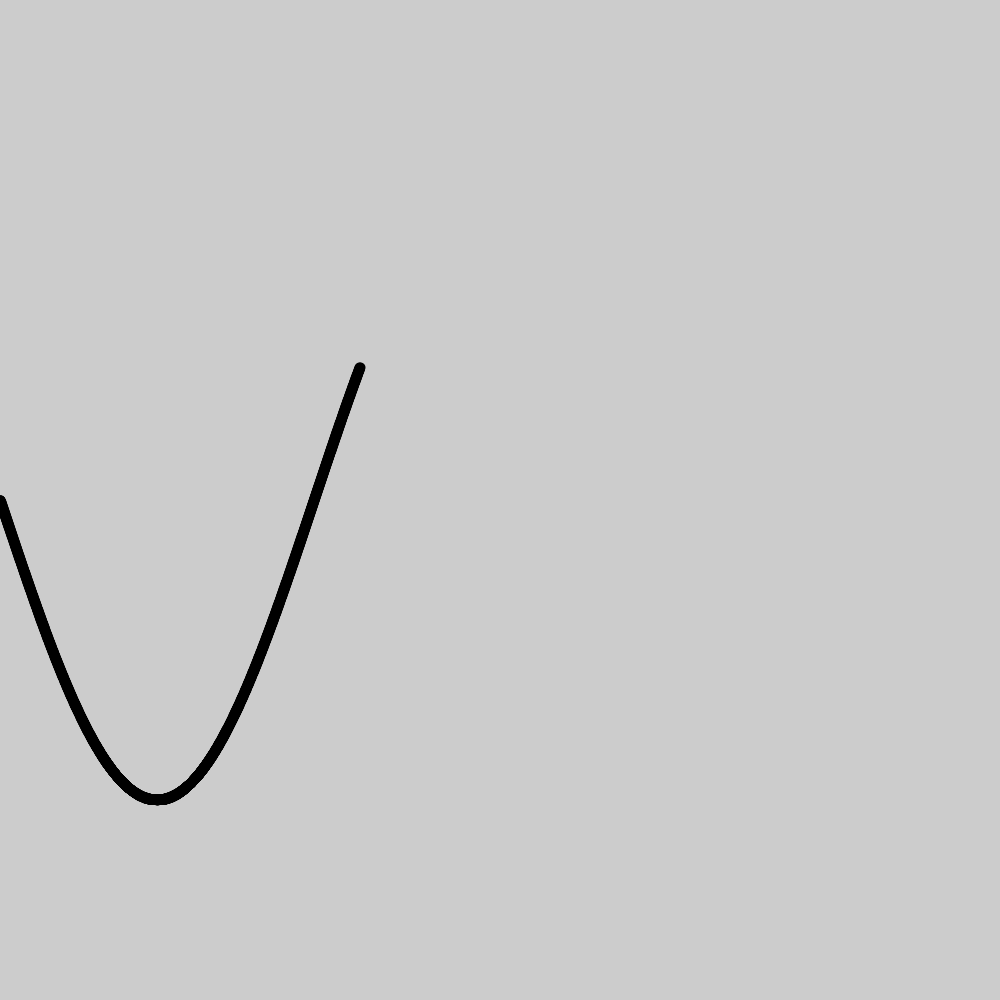
Frame 1 (no input)
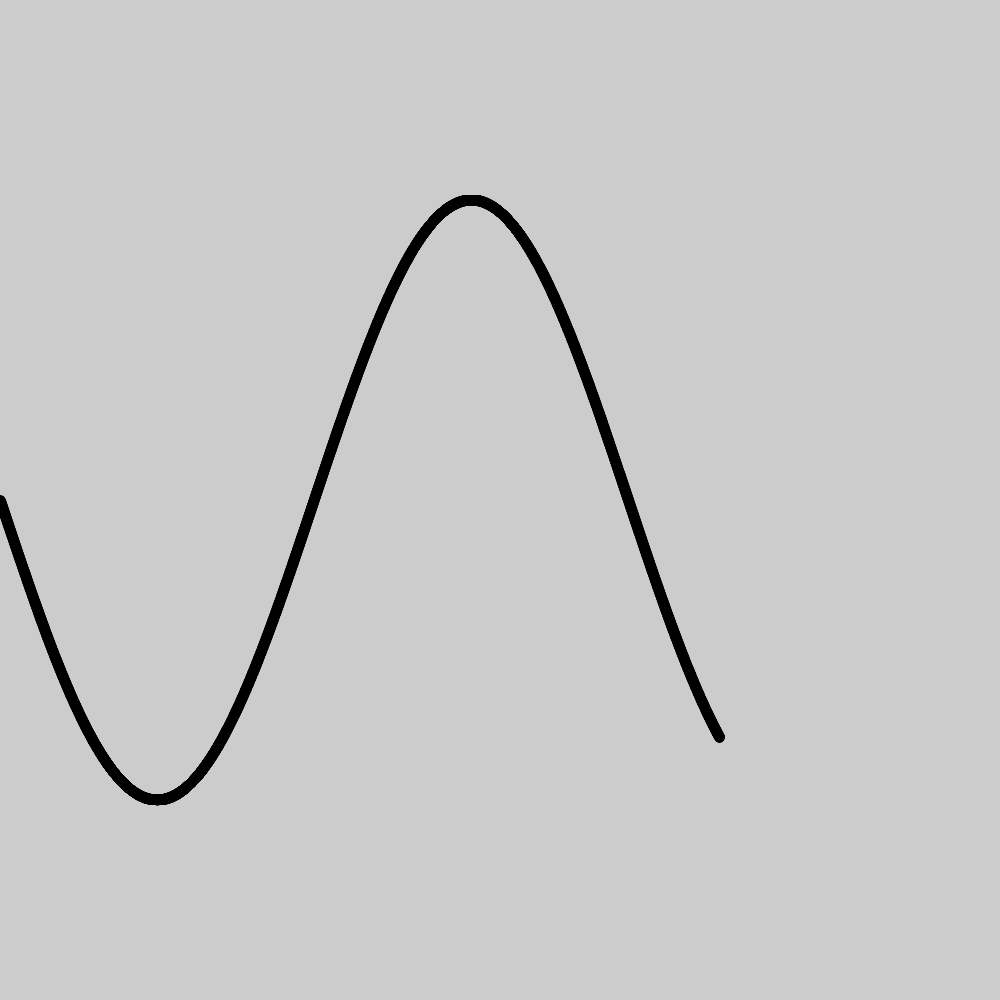
Frame 2 (the mouse pressed at the canvas centre, redrawn once)

The Processing sketch that drew these frames (run headless with seeded random() and noise(); the mouse was pressed at the canvas centre and the sketch redrawn once):

// Processing sketch: basicSine
// ── basicSine.pde
float x = 0, y, a;

void setup(){
  size(1000,1000);
  //x = width/2;
  //y = height/2;
  strokeWeight(10);
}

void draw(){
  for(int i = 0; i < 60 *60; i++){
  y = height/2 + sin(a)*300;
  a = a + .001;
  x = x + .1;
  point(x,y);
  }
  noLoop();
 
}

void mousePressed(){
 loop(); 
}
